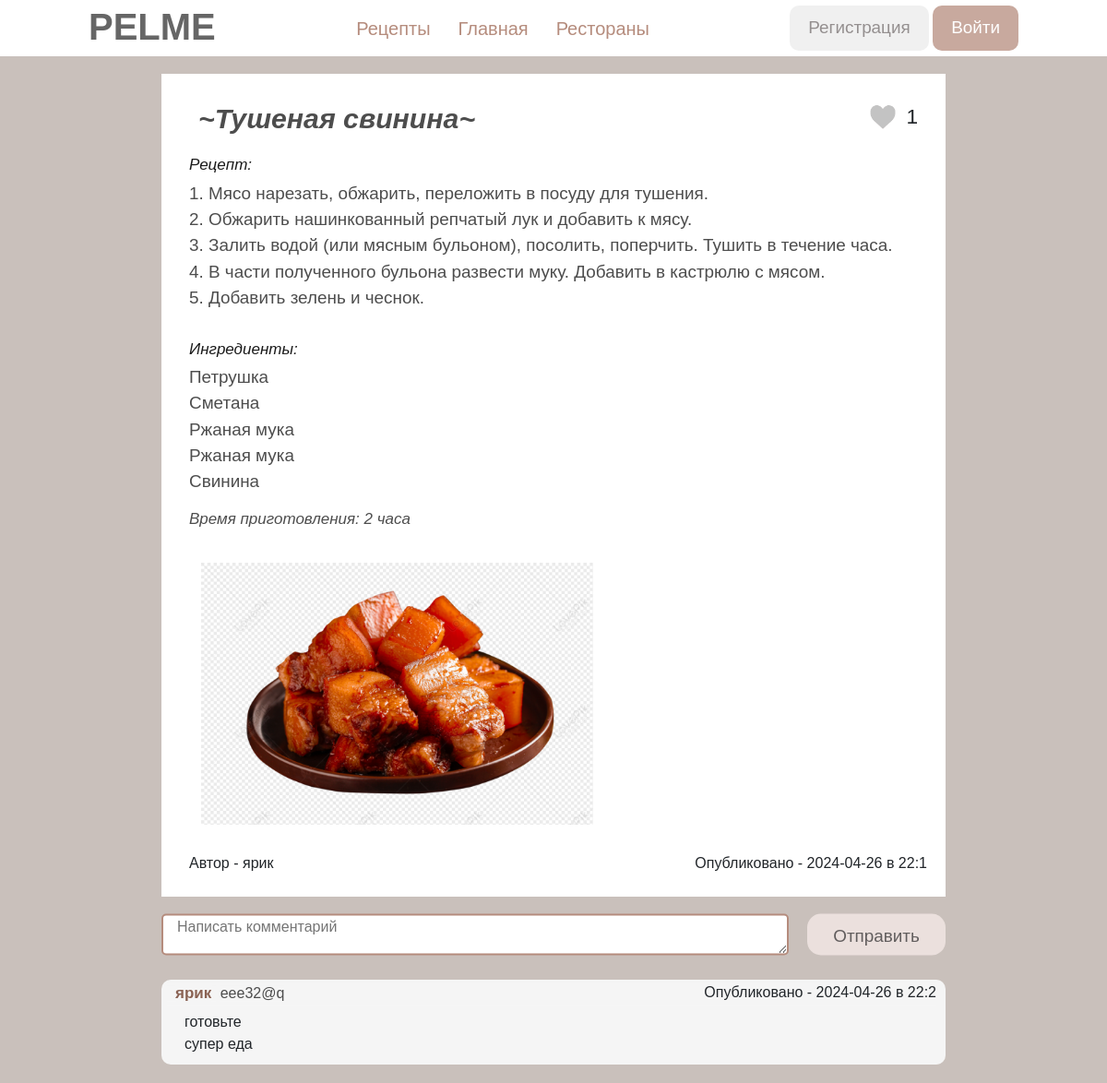
/read_recipe/5, run on an earlier commit of the app's database.
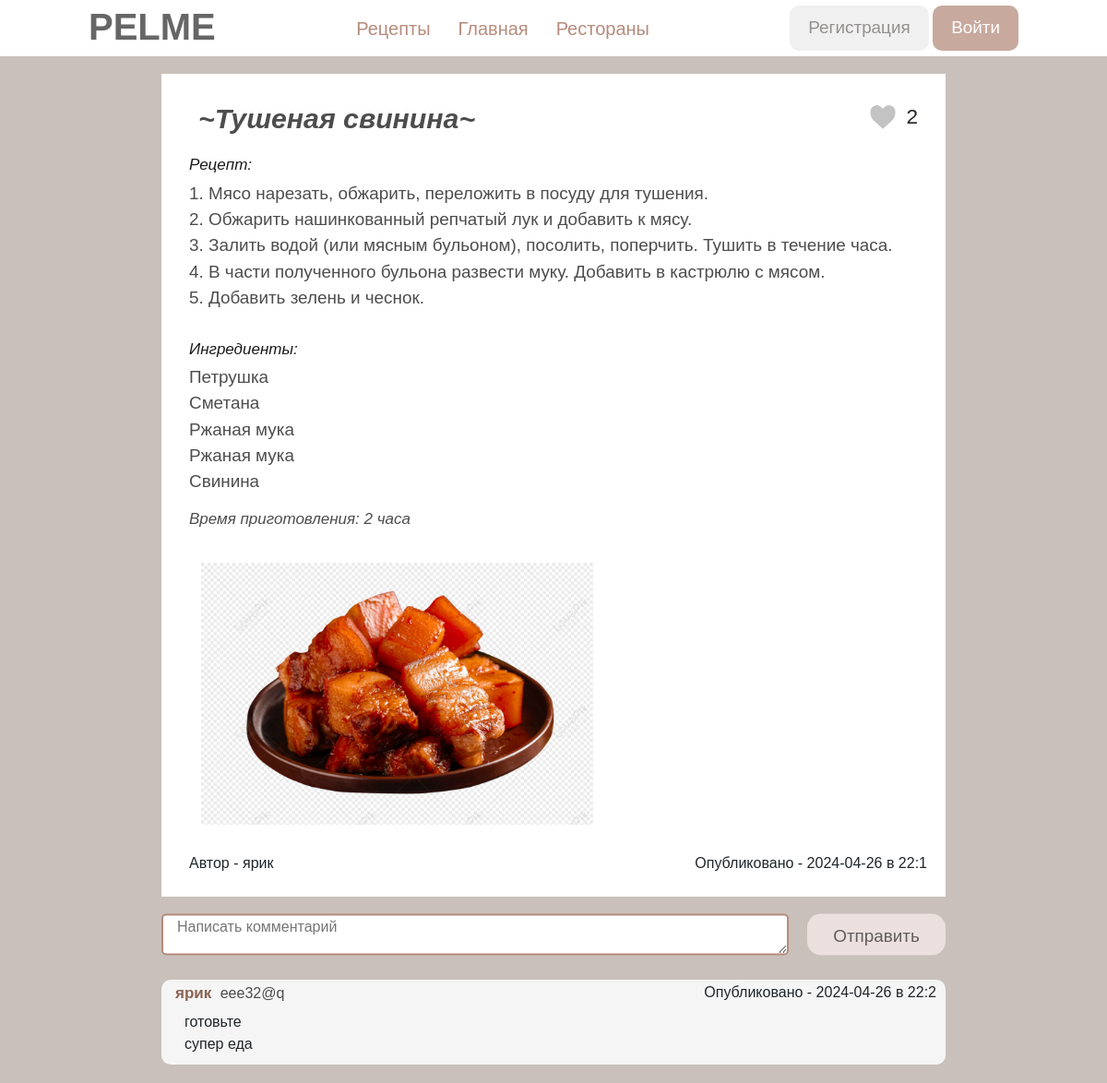
And on a later commit of the database.
### data/recipes.py (models this page shows)
class Recipes(SqlAlchemyBase):
    __tablename__ = 'recipes'
    id = sqlalchemy.Column(sqlalchemy.Integer, primary_key=True, autoincrement=True)
    name = sqlalchemy.Column(sqlalchemy.String, nullable=True)
    text = sqlalchemy.Column(sqlalchemy.String, nullable=True)
    ingredients = sqlalchemy.Column(sqlalchemy.String, nullable=True)
    time = sqlalchemy.Column(sqlalchemy.String, nullable=True)
    photo = sqlalchemy.Column(sqlalchemy.String, nullable=True)
    count_likes = sqlalchemy.Column(sqlalchemy.String, nullable=True)
    users_likes = sqlalchemy.Column(sqlalchemy.String, nullable=True)
    modified_date = sqlalchemy.Column(sqlalchemy.DateTime, default=datetime.datetime.now)
    is_private = sqlalchemy.Column(sqlalchemy.Boolean, default=True)
    user_id = sqlalchemy.Column(sqlalchemy.Integer, sqlalchemy.ForeignKey("users.id"))
    user = orm.relationship('User')

### main.py (the view)
@app.route('/read_recipe/<int:id>', methods=['GET','POST'])  # страница с самим рецетом и комментариями к нему
def read_recipe(id):
    db_sess = db_session.create_session()
    recipe = db_sess.query(Recipes).filter(Recipes.id == id).first()
    comments = db_sess.query(Comments).filter(Comments.recipe_id == id).order_by(Comments.modified_date.desc()).all()
    user_name = db_sess.query(User).filter(User.id == recipe.user_id).first().name
    list_liked_recipes = []
    if current_user.is_authenticated:  # чтобы отобразить, что пользователь лайкнул рецепт
        list_liked_recipes = [int(i) for i in current_user.liked_recipes.split(',') if i != '']
    return render_template('read_recipe.html', recipe=recipe, user_name=user_name,  user=User,
                           db_sess=db_sess, comments=comments, list_recipes=list_liked_recipes)

### data/db_session.py (called while the page is built)
def create_session() -> Session:
    global __factory
    return __factory()

### templates/read_recipe.html (shortened to what this page needs)
{% extends "base.html" %}
{% block content %}
<link rel="stylesheet" href="/static/css/read_recipe.css">
<div class="field">
    <form class="form-btn" id="likes" action="/change_likes" method="post">
        <div class="in-line-name">
            <h1 class="name">~{{ recipe.name }}~</h1>
            <div class="likes-inline">
                {% if recipe.id in list_recipes %}
                <button class="photo-btn-like"><img src="/static/images/red_heart.png"></button>
                {% else %}
                <button class="photo-btn-like"><img src="/static/images/grey_heart.png"></button>
                {% endif %}
                <div class="likes">{{ recipe.count_likes }}</div>
            </div>
        </div>
    </form>
    <div class="recipe-just">Рецепт:</div><br>
    <div class="recipe"><h1 class="text">{{recipe.text}}</h1></div>
    <div class="ingredients-just">Ингредиенты:</div><br>
    <div class="ingredients"><h1 class="text">{{recipe.ingredients}}</h1></div>
    <div class="time">Время приготовления: {{recipe.time}}</div>
    {% if recipe.photo %}
        <div class="photo"><img src="{{recipe.photo}}"></div>
    {% endif %}
    <div class="author-date">
        <div class="author-recipe">Автор - {{ user_name }} </div>
        <div class="date">Опубликовано - {{ recipe.modified_date.date() }} в {{ recipe.modified_date.hour }}:{{ recipe.modified_date.minute }}</div>
    </div><br>
</div>
<form name="comment" class="comment-write" action="/write_comment/{{ recipe.id }}" method="POST">
    <textarea type="text" autocomplete="off" id="comment" placeholder="Написать комментарий" name="comment"></textarea>
    <button class="btn-send" onclick="ClearField" type="submit">Отправить</button>
</form>
<div class="comments">
    {% for item in comments %}
    <div class="comment">
        <form class="form-comment" id="show-profile" action="/profile_user_recipe/{{ item.user_id }}" method="post">
        <div class="in-line">
            <div class="inform">
                <div class="author author-email"><button class="link" type="submit">{{ db_sess.query(user).filter(user.id == item.user_id).first().name }}</button></div>
                <div class="email author-email">{{ db_sess.query(user).filter(user.id == item.user_id).first().email }}</div>
            </div>
            <div class="data author-email-data">Опубликовано - {{ item.modified_date.date() }} в {{ item.modified_date.hour }}:{{ item.modified_date.minute }}</div>
        </div>
        </form><br>
        <div class="text-comment">{{ item.comment }}</div>
    </div>
    {% endfor %}
</div>
{% endblock %}

What changed in the data, as far as the page shows it:
changed Recipes "Тушеная свинина": count_likes "1" → "2"
